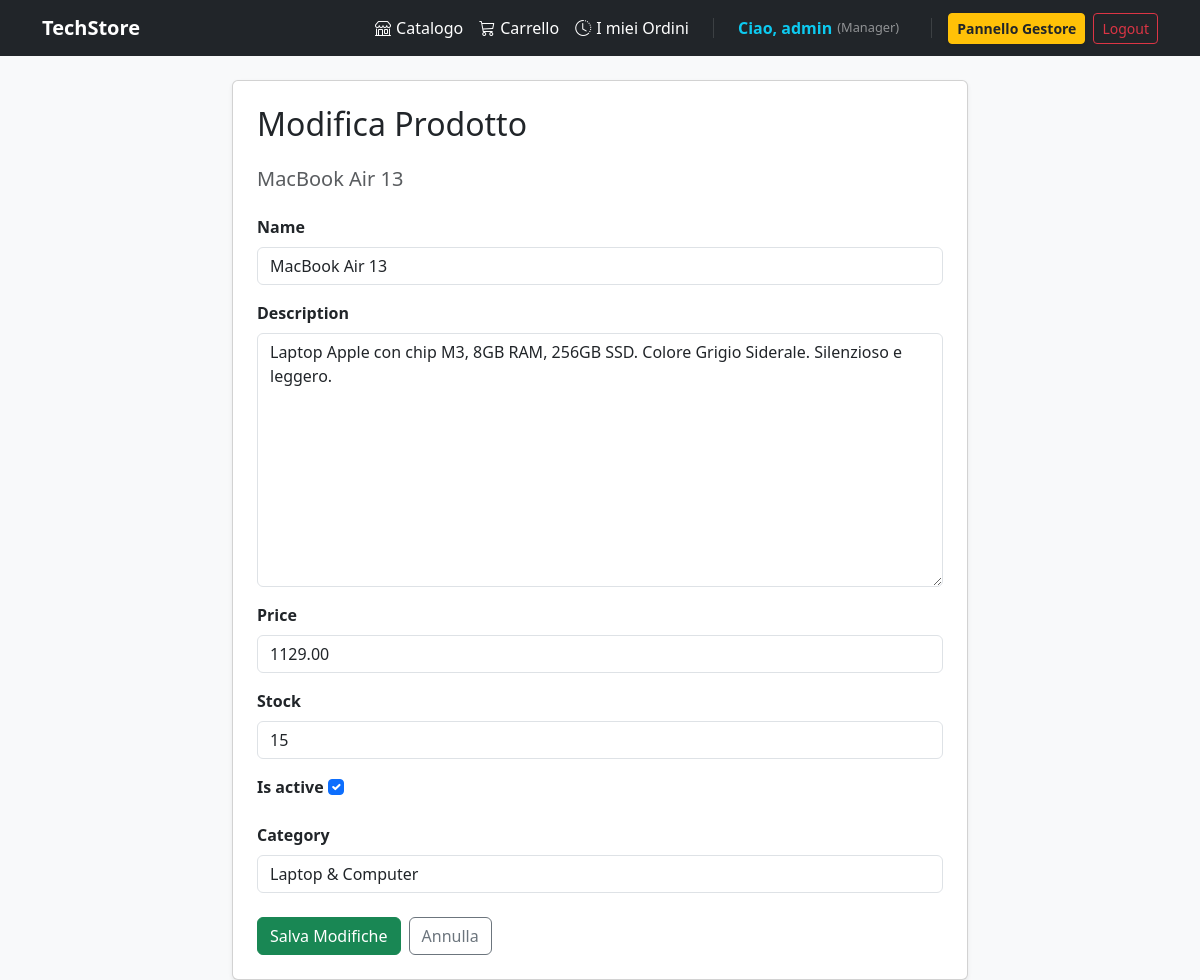
The app's page /prodotto/1/modifica/ (signed in) with its own data.
### accounts/models.py (models this page shows)
class CustomUser(AbstractUser):
    CUSTOMER = 'customer'
    STORE_MANAGER = 'store_manager'
    ROLE_CHOICES = [
        (CUSTOMER, 'Customer'),
        (STORE_MANAGER, 'Store Manager'),
    ]
    role = models.CharField(
        max_length=20,
        choices=ROLE_CHOICES,
        default=CUSTOMER,
        help_text="Ruolo dell'utente all'interno dell'e-commerce"
    )
    def is_manager(self):
        return self.role == self.STORE_MANAGER

### store/models.py (models this page shows, shortened)
class Product(models.Model):
    category = models.ForeignKey(Category, on_delete=models.CASCADE, related_name='products')
    name = models.CharField(max_length=200)
    description = models.TextField()
    price = models.DecimalField(max_digits=10, decimal_places=2)
    stock = models.IntegerField(default=0)
    is_active = models.BooleanField(default=True)

### store/views.py (the view)
# urls.py: path('prodotto/<int:pk>/modifica/', ProductUpdateView.as_view(), name='product_edit'),
class ProductUpdateView(LoginRequiredMixin, UserPassesTestMixin, UpdateView):
    model = Product
    fields = ['name', 'description', 'price', 'stock', 'is_active', 'category']
    template_name = 'modificaProdotto.html'
    success_url = reverse_lazy('product_list')
    def test_func(self):
        user = self.request.user
        return (
            user.is_superuser or (user.is_authenticated and getattr(user, 'role', '') == 'store_manager')
        )

### store/models.py (called while the page is built)
    def __str__(self):
        return self.name

### templates/modificaProdotto.html (shortened to what this page needs)
{% extends 'base.html' %}
{% block content %}
<div class="row justify-content-center mt-4">
    <div class="col-md-8">
        <div class="card shadow-sm">
            <div class="card-body p-4">
                <h2 class="card-title mb-4">Modifica Prodotto</h2>
                <h5 class="text-muted mb-4">{{ product.name }}</h5>
                <form method="post" enctype="multipart/form-data">
                    {% for field in form %}
                        <div class="mb-3">
                            <label for="{{ field.id_for_label }}" class="form-label fw-bold">{{ field.label }}</label>
                            {{ field }}
                        </div>
                    {% endfor %}
                    <div class="mt-4 d-flex gap-2">
                        <button type="submit" class="btn btn-success">Salva Modifiche</button>
                        <a href="{% url 'product_list' %}" class="btn btn-outline-secondary">Annulla</a>
                    </div>
                </form>
            </div>
        </div>
    </div>
</div>
{% endblock %}

### templates/base.html (shortened to what this page needs)
<!doctype html>
<html lang="it">
  <head>
    <link
      href="https://cdn.jsdelivr.net/npm/bootstrap@5.3.0/dist/css/bootstrap.min.css"
      rel="stylesheet"
    />
    <link
      href="https://cdn.jsdelivr.net/npm/bootstrap-icons@1.11.3/font/bootstrap-icons.min.css"
      rel="stylesheet"
    />
  </head>
  <body class="bg-light">
    <nav class="navbar navbar-expand-lg navbar-dark bg-dark mb-4">
      <div class="container">
        <a class="navbar-brand fw-bold" href="{% url 'product_list' %}"
          >TechStore</a
        >
        <div class="collapse navbar-collapse" id="navbarNav">
          <ul class="navbar-expand navbar-nav ms-auto align-items-center">
            <li class="nav-item">
              <a class="nav-link text-white" href="{% url 'product_list' %}">
                <i class="bi bi-shop"></i> Catalogo
              </a>
            </li>
            <li class="nav-item">
              <a class="nav-link text-white position-relative" href="{% url 'cart_detail' %}">
                <i class="bi bi-cart3"></i> Carrello
              </a>
            </li>
            {% if user.is_authenticated %}
            <li class="nav-item">
              <a class="nav-link text-white" href="{% url 'userOrders' %}">
                <i class="bi bi-clock-history"></i> I miei Ordini
              </a>
            </li>
            {% endif %}
            {% if user.is_authenticated %}
            <li class="nav-item">
              <a class="nav-link text-info fw-semibold me-2" href="{% url 'profile' %}">
                Ciao, {{ user.username }}
                <span style="font-size: 0.8rem; font-weight: normal;" class="text-white-50">
                  ({% if user.is_manager or user.is_superuser %}Manager{% else %}Cliente{% endif %})
                </span>
              </a>
            </li>
            {% if user.is_manager or user.is_superuser %}
            <li class="nav-item">
              <a class="btn btn-sm btn-warning text-dark fw-bold me-2 shadow-sm" href="{% url 'manager_dashboard' %}">
                Pannello Gestore
              </a>
            </li>
            {% endif %}
            <li class="nav-item">
              <form
                action="{% url 'logout' %}"
                method="post"
                class="d-inline"
              >
                <button type="submit" class="btn btn-sm btn-outline-danger">
                  Logout
                </button>
              </form>
            </li>
            {% endif %}
          </ul>
        </div>
      </div>
    </nav>
    <div class="container">
      {% block content %} {% endblock %}
    </div>
  </body>
</html>

### templates/base.html (style rules this page uses)
.navbar-nav .nav-link { font-weight: 500; padding: 0.4rem 0.75rem; border-radius: 6px; transition: background-color 0.2s ease, color 0.2s ease; display: flex; align-items: center; gap: 5px; }

### records on screen
CustomUser: username "admin"
Product: name "MacBook Air 13", form "MacBook Air 13" "Laptop Apple con chip M3, 8GB RAM, 256GB SSD. Colore Grigio Siderale. Silenzioso e leggero." "1129.00" "15" "☑" "Laptop & Computer"

### other values on screen
{{ field.label }} "Name" "Description" "Price" "Stock" "Is active" "Category"
